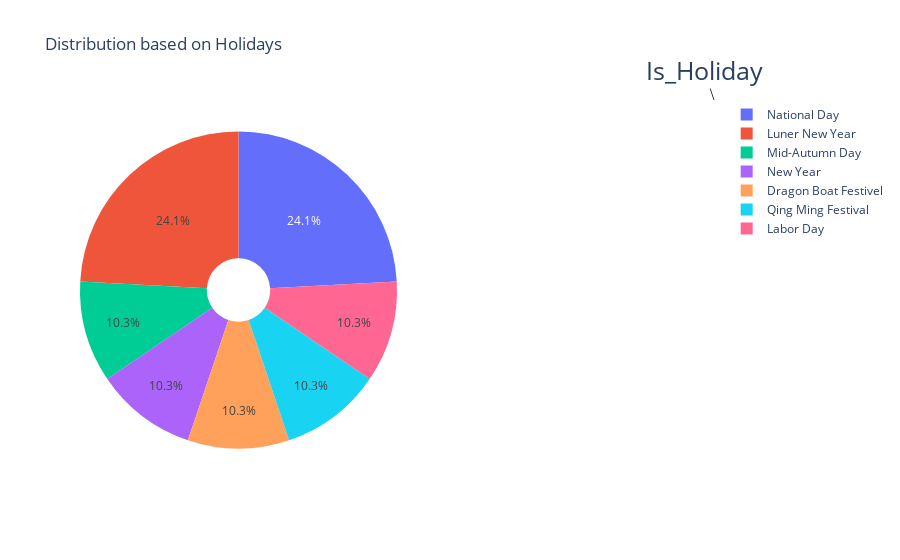

The code cell stored with this chart in its notebook:
### Code cell
from plotly.offline import iplot
df = transaction

labels = transaction["HOLIDAY"].value_counts().index
pie1 = transaction['HOLIDAY'].value_counts().values
# figure
fig = {
  "data": [
    {
      "values": pie1,
      "labels": labels,
      "domain": {"x": [0, .5]},
      "name": "",
      "hoverinfo":"label+percent+name+value",
      "hole": .2,
      "type": "pie"
    },],
  "layout": {
        "title":"Distribution based on Holidays",
        "annotations": [
            { "font": { "size": 25},
              "showarrow": True,
              "text": "Is_Holiday",
                "x": 1,
                "y": 1,
            },
        ]
    }
}
iplot(fig)

### Figure 1 — Plotly figure (JSON) as saved in the notebook; plotly's stock layout.template omitted (floating-point values rounded to 4 significant figures)
{"data": [{"domain": {"x": [0, 0.5]}, "hole": 0.2, "hoverinfo": "label+percent+name+value", "labels": ["National Day", "Luner New Year", "Mid-Autumn Day", "New Year", "Dragon Boat Festivel", "Qing Ming Festival", "Labor Day"], "name": "", "type": "pie", "values": [7, 7, 3, 3, 3, 3, 3]}], "layout": {"annotations": [{"font": {"size": 25}, "showarrow": true, "text": "Is_Holiday", "x": 1, "y": 1}], "title": {"text": "Distribution based on Holidays"}}}
